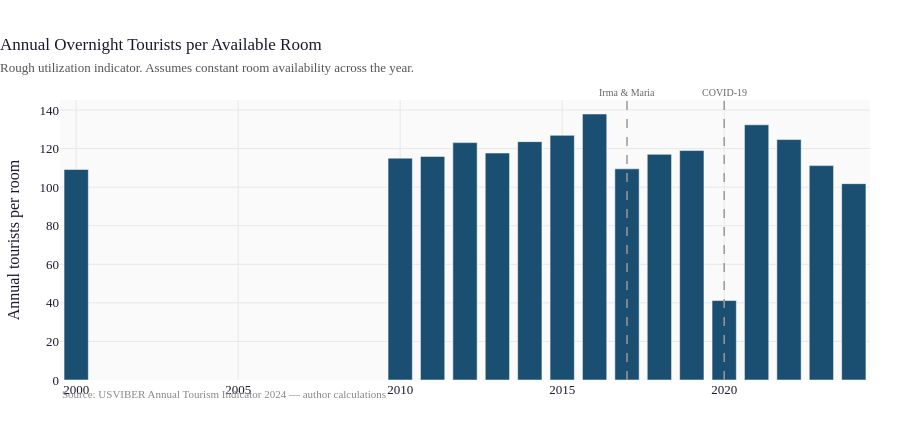

Source (notebook cell):
### Markdown cell above
---
## 5. Room Inventory vs. Visitor Volume

### Code cell
# Tourists per available room — rough utilization indicator
# (tourists in thousands, rooms in units — multiply tourists by 1000 first)
tour2 = tour.copy()
tour2["tourists_per_room"] = (tour2["tourists"] * 1000) / tour2["total_rooms"]

fig = bar_chart(
    tour2,
    x="year",
    y="tourists_per_room",
    title="Annual Overnight Tourists per Available Room",
    subtitle="Rough utilization indicator. Assumes constant room availability across the year.",
    y_label="Annual tourists per room",
    color=PALETTE["tourists"],
    source="USVIBER Annual Tourism Indicator 2024 — author calculations",
    shock_x=[2017, 2020],
)
fig.show()
print(
    tour2[["year", "tourists", "total_rooms", "tourists_per_room"]]
    .set_index("year")
    .round(1)
    .to_string()
)

### Figure 1 — Plotly figure (JSON) as saved in the notebook; plotly's stock layout.template omitted (floating-point values rounded to 4 significant figures)
{"data": [{"marker": {"color": "#1a4f72"}, "name": "tourists_per_room", "type": "bar", "x": [2000, 2010, 2011, 2012, 2013, 2014, 2015, 2016, 2017, 2018, 2019, 2020, 2021, 2022, 2023, 2024], "y": [109.2, 115.1, 116.0, 123.1, 117.7, 123.6, 126.9, 137.9, 109.5, 117.0, 119.0, 41.2, 132.3, 124.7, 111.2, 101.8]}], "layout": {"annotations": [{"showarrow": false, "text": "<span style='color:#888;font-size:11px'>Source: USVIBER Annual Tourism Indicator 2024 — author calculations</span>", "x": 0, "xanchor": "left", "xref": "paper", "y": -0.08, "yref": "paper"}, {"font": {"color": "#666", "size": 10}, "showarrow": false, "text": "Irma & Maria", "x": 2017, "xanchor": "center", "xref": "x", "y": 1, "yanchor": "bottom", "yref": "y domain"}, {"font": {"color": "#666", "size": 10}, "showarrow": false, "text": "COVID-19", "x": 2020, "xanchor": "center", "xref": "x", "y": 1, "yanchor": "bottom", "yref": "y domain"}], "bargap": 0.25, "height": 440, "shapes": [{"line": {"color": "#999999", "dash": "dash", "width": 1.5}, "type": "line", "x0": 2017, "x1": 2017, "xref": "x", "y0": 0, "y1": 1, "yref": "y domain"}, {"line": {"color": "#999999", "dash": "dash", "width": 1.5}, "type": "line", "x0": 2020, "x1": 2020, "xref": "x", "y0": 0, "y1": 1, "yref": "y domain"}], "title": {"font": {"size": 17}, "text": "Annual Overnight Tourists per Available Room<br><span style='font-size:13px;color:#555'>Rough utilization indicator. Assumes constant room availability across the year.</span>", "x": 0}, "width": 900, "xaxis": {"title": {"text": ""}}, "yaxis": {"title": {"text": "Annual tourists per room"}}}}
